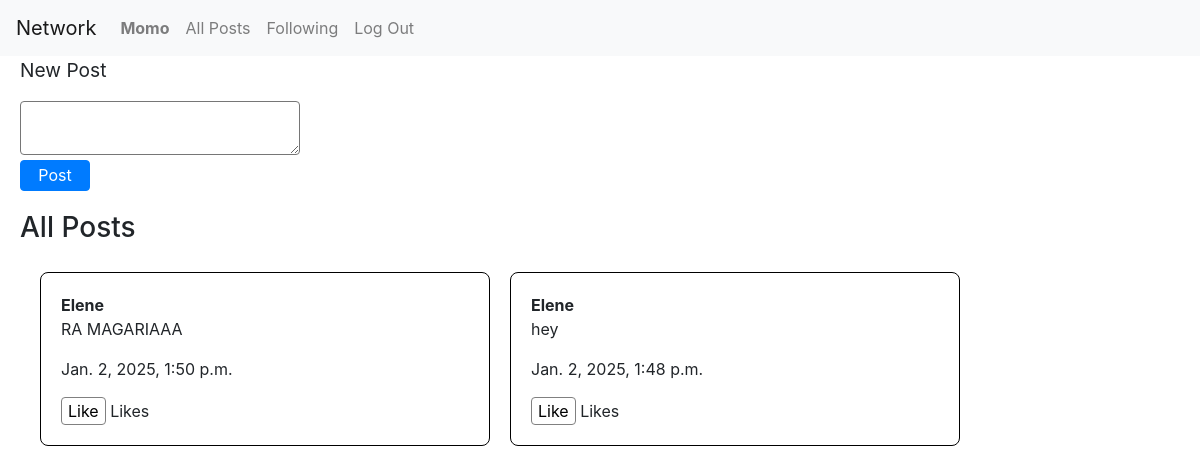
Before: /following (signed in) with the older database file.
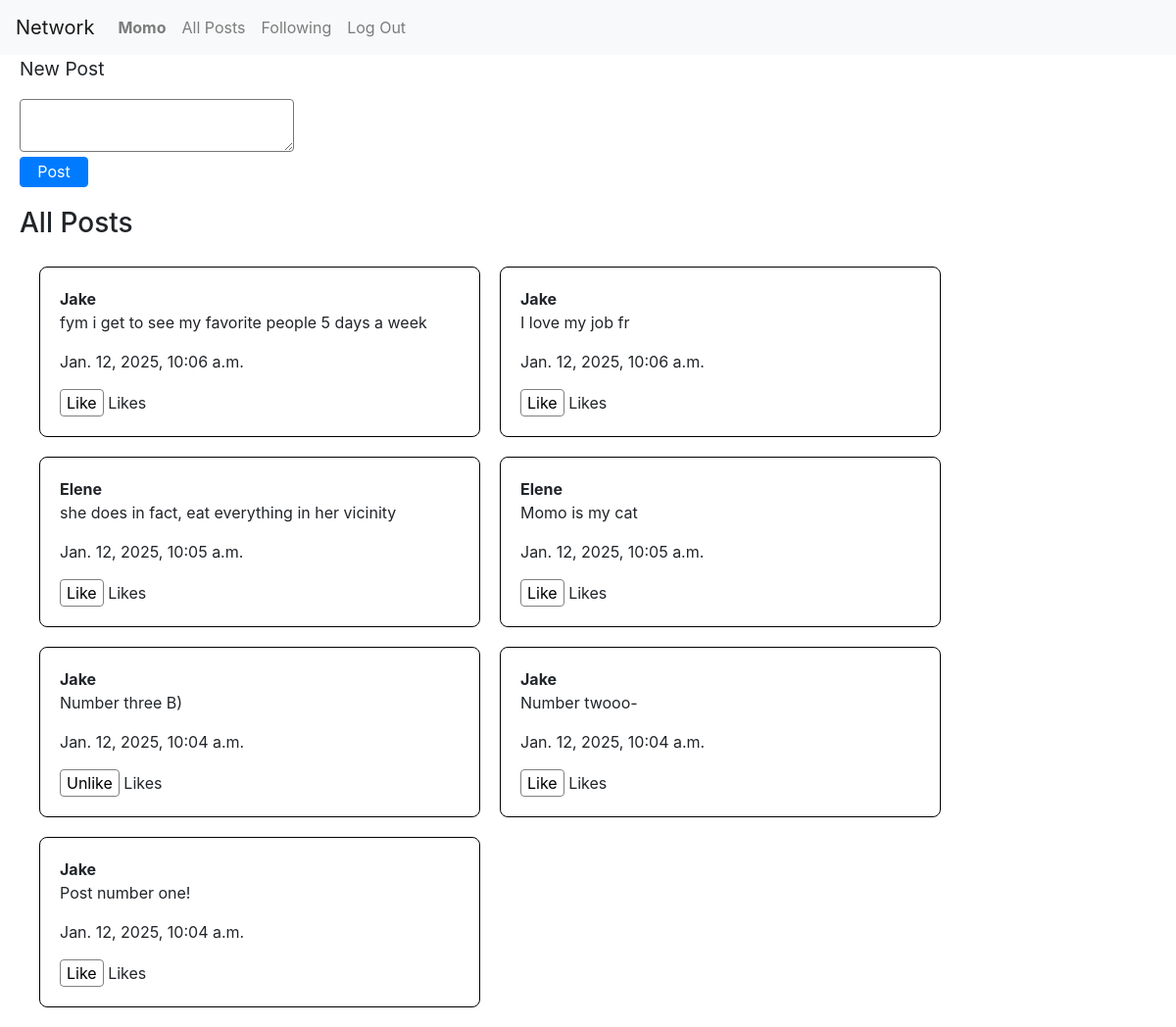
After: the same page with the newer database file.
### network/models.py (models this page shows, shortened)
class Post(models.Model):
    user = models.ForeignKey(User, on_delete=models.CASCADE, related_name='posts')  #link post to the user
    body = models.TextField()
    timestamp = models.DateTimeField(auto_now_add=True) #automatically sets the time
    likes = models.ManyToManyField(User, related_name="liked_posts", blank=True)

class User(AbstractUser):
    name = models.CharField(max_length=64, blank=True)
    following = models.ManyToManyField('self', symmetrical=False, related_name='followers')

### network/views.py (the view)
# urls.py: path('following', views.following, name='following'),
@login_required
def following(request):
   following_users = request.user.following.all()
   post_list = Post.objects.filter(user__in=following_users).order_by('-timestamp')
   paginator = Paginator(post_list, 10)
   page_number = request.GET.get('page')
   posts = paginator.get_page(page_number)
   return render(request, "network/index.html", {
       "posts": posts,
       "following_page": True
   })

### network/templates/network/index.html (shortened to what this page needs)
{% extends "network/layout.html" %} {% block body %}
<div class="create-container">
	{% if request.user.is_authenticated %}
	<p class="new-post-header">New Post</p>
	<form class="create-form" action="{% url 'newpost' %}" method="POST">
		<textarea name="body"></textarea>
		<input type="submit" value="Post" class="create-post-btn btn btn-primary" />
	</form>
	{% else %}
	<p>Please log in to create a post.</p>
	{% endif %}
</div>
<div class="all-posts-container">
	<h3 class="all-posts-header">All Posts</h3>
	<div class="post-list">
		{% for post in posts %}
		<div class="post" id="post-{{ post.id }}">
			<a class="username-class" href="{% url 'profile' post.user.username %}"
				>{{ post.user.username }}</a
			>
			<div class="post-content" id="content-{{ post.id }}">
				<p class="post-body" id="post-body-{{ post.id }}">{{post.body}}</p>
			</div>
			<p>{{post.timestamp}}</p>
			{% if user.is_authenticated %}
			<button class="like-btn" data-post-id="{{ post.id }}">
				{% if user in post.likes.all %} Unlike {% else %} Like {% endif %}
			</button>
			{% endif %}
			<span>Likes</span>
		</div>
		{% endfor %}
	</div>
</div>
{% endblock %}

Changed rows visible on the page:
removed Post: user.username "Elene", body "RA MAGARIAAA", timestamp "Jan. 2, 2025, 1:50 p.m.", shows "Like"
removed Post: user.username "Elene", body "hey", timestamp "Jan. 2, 2025, 1:48 p.m.", shows "Like"
added Post: user.username "Jake", body "fym i get to see my favorite people 5 days a week", timestamp "Jan. 12, 2025, 10:06 a.m.", shows "Like"
added Post: user.username "Jake", body "I love my job fr", timestamp "Jan. 12, 2025, 10:06 a.m.", shows "Like"
added Post: user.username "Elene", body "she does in fact, eat everything in her vicinity", timestamp "Jan. 12, 2025, 10:05 a.m.", shows "Like"
added Post: user.username "Elene", body "Momo is my cat", timestamp "Jan. 12, 2025, 10:05 a.m.", shows "Like"
added Post: user.username "Jake", body "Number three B)", timestamp "Jan. 12, 2025, 10:04 a.m.", shows "Unlike"
added Post: user.username "Jake", body "Number twooo-", timestamp "Jan. 12, 2025, 10:04 a.m.", shows "Like"
added Post: user.username "Jake", body "Post number one!", timestamp "Jan. 12, 2025, 10:04 a.m.", shows "Like"
